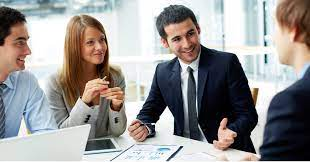
#> input picture Photos/opencv_sample.jpg, 310 x 162 px, given in place of the camera
$ jupyter execute BGR2GRAY.ipynb
#> lines starting #> are read from the running program, lines starting #| are printed output that depends on the picture; after the words box and inside, x2 and y2 are one past the last pixel; in counts of white or black regions, pixels touching at a corner belong together
[cell 1]
import cv2

cap = cv2.VideoCapture(0)
while(True):
    ret, frame = cap.read()
#> frame is the input picture: shape (162, 310, 3); mean B, G, R 148.3, 149.4, 152
    # --------CASCADE---------

    # Convert to Greyscale
    gray = cv2.cvtColor(frame, cv2.COLOR_BGR2GRAY)
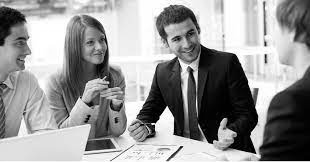
#> gray: shape (162, 310); min 0, max 255, mean 150
    # Denoise (also try bluring, this is expensive )
    denoised = cv2.fastNlMeansDenoising(gray, h=3, templateWindowSize=7, searchWindowSize=21)
    # Apply threshold
    thresholded = cv2.adaptiveThreshold(denoised, 255, cv2.ADAPTIVE_THRESH_GAUSSIAN_C, cv2.THRESH_BINARY, 115, 1)
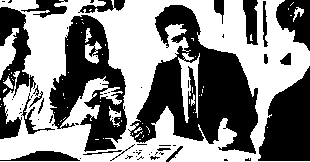
#> thresholded: shape (162, 310); 52.7% white; 62 black regions (40 under 20 px), largest, box (x1, y1, x2, y2) and area: (128, 5, 258, 154) 9085, (49, 15, 127, 152) 5372, (258, 66, 310, 161) 3332
    # Mirror image
    mirrored = cv2.flip(thresholded, 1)
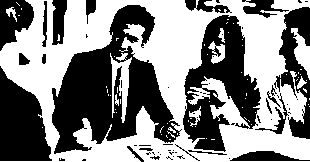
#> mirrored: shape (162, 310); 52.7% white; 62 black regions (40 under 20 px), largest, box (x1, y1, x2, y2) and area: (52, 5, 182, 154) 9085, (183, 15, 261, 152) 5372, (0, 66, 52, 161) 3332
    # --------***---------

    cv2.imshow('frame', mirrored)
    if cv2.waitKey(1) & 0xFF == ord('q'):
#> (key q is pressed here)
        break
cap.release()
cv2.destroyAllWindows()
